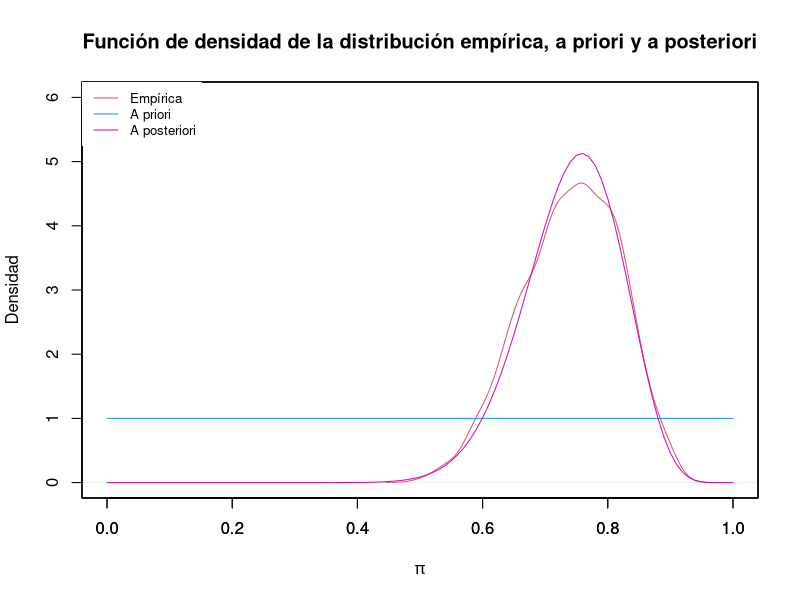
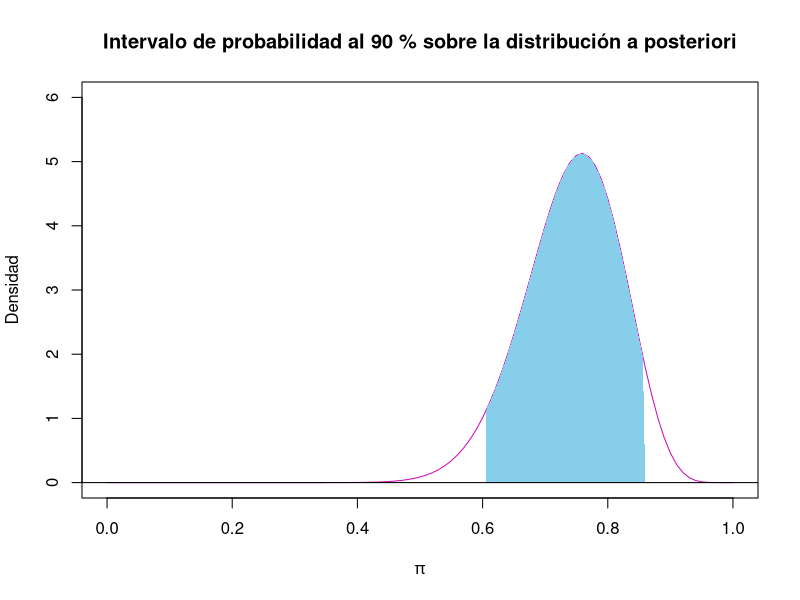
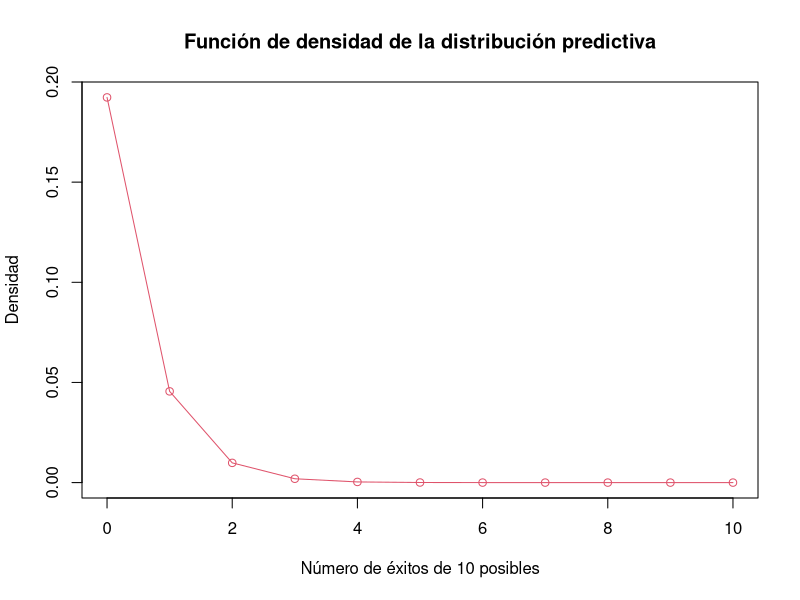
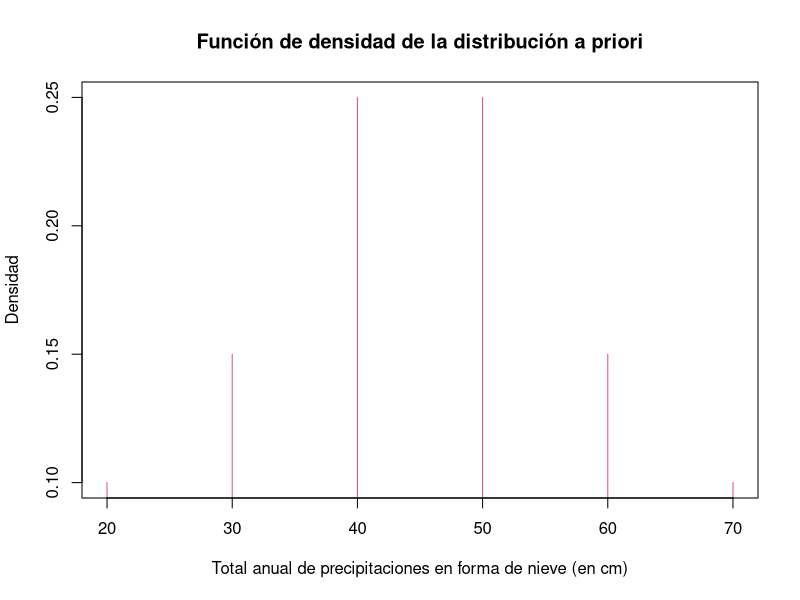
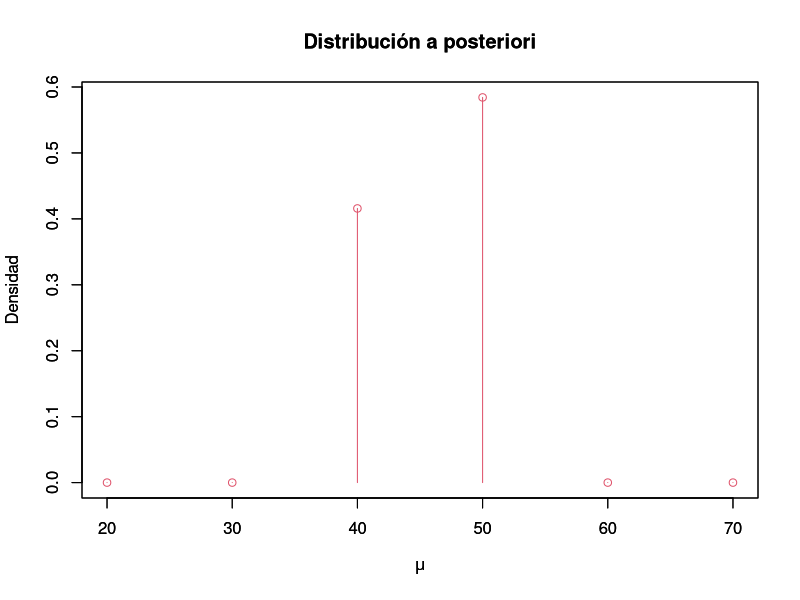
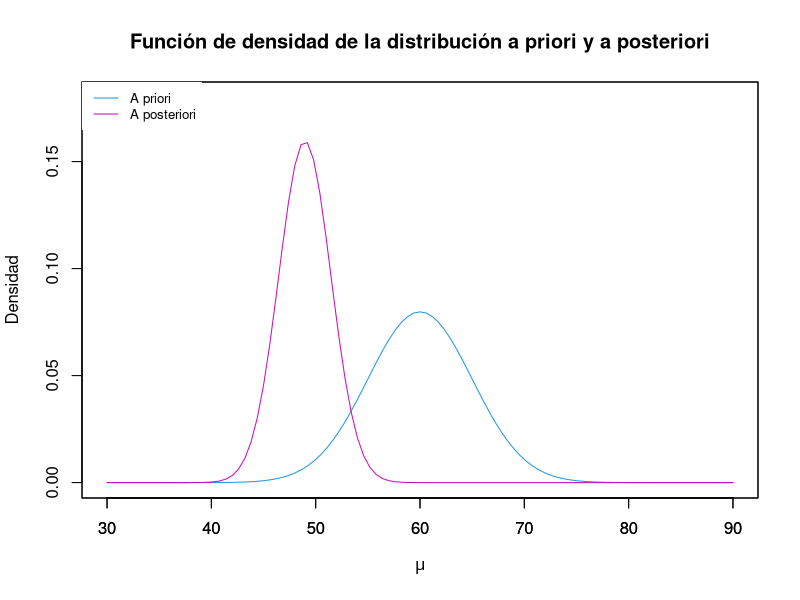
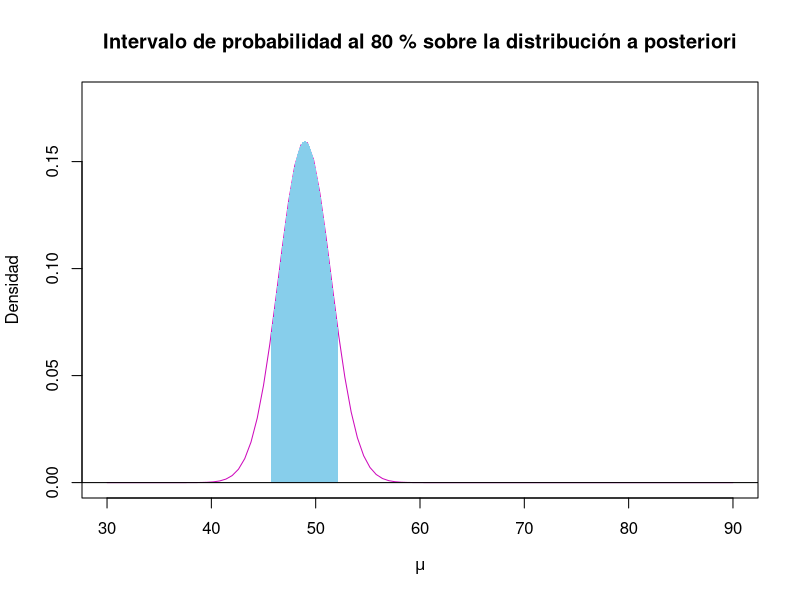

Source code (R) for these figures, in order:
#------------------------------------------------------------------------------
# Tarea III
#------------------------------------------------------------------------------

# Definimos algunas variables de interés
n <- 29 # Número de niños estudiados
x <- 22 # Número de niños que terminaron la Educación Secundaria

# Parámetros alfa y beta de la distribuación beta a priori: Be(1,1)
alpha <- 1
beta <- 1

# Parámetros alfa y beta de la distribución beta a posteriori: Be(23,8)

alpha_post <- x + alpha
beta_post <- n - x + beta 

# Generamos una muestra de tamaño 1000 para la distribución empírica
samples <- rbeta(1000, alpha_post, beta_post)

# Representamos la densidad empírica, la densidad a priori y la densidad a 
# posteriori
plot(density(samples), xaxt='n', ann=FALSE, yaxt='n', xlab=, ylab=, main = ,xlim = c(0,1), ylim = c(0,6), col=2)
par(new = TRUE)
curve(dbeta(x,alpha, beta), ann=FALSE, yaxt='n', xlab=, ylab=, xlim = c(0,1), ylim = c(0,6), col=4)
par(new = TRUE)
curve(dbeta(x,alpha_post, beta_post), xlim = c(0,1), ylim = c(0,6), col=6, xlab = expression(pi), ylab = "Densidad", main="Función de densidad de la distribución empírica, a priori y a posteriori")
par(new = FALSE)
legend(x= "topleft", y=0.2,legend = c("Empírica", "A priori", "A posteriori"), col = c(2,4,6),  lty=1, cex=0.8,
  box.lty=0)

# Calculamos la media y desviación típica a posteriori
post.mean <- (alpha + x)/(alpha + beta + n)
post.var <- ((x + alpha)*(n - x + beta))/((alpha + beta  + n)^2*(alpha + beta + n + 1))
post.sd <- sqrt(post.var)

# Calculamos un intervalo de probabilidad al 90% para p

percentage <- 0.9
alpha_level <- (1- percentage)/2

lcb <- qbeta(alpha_level, alpha_post, beta_post)
ucb <- qbeta(1 - alpha_level, alpha_post, beta_post)

# Representamos el intervalo de probabilidad junto con la distribución a posteriori
curve(dbeta(x,alpha_post, beta_post), xlim = c(0,1), ylim = c(0,6), col=6, xlab = expression(pi), ylab = "Densidad", main="Intervalo de probabilidad al 90 % sobre la distribución a posteriori")

cords2.x <- c(lcb, seq(lcb, ucb, 0.01), ucb)
cords2.y <- c(0, dbeta(seq(lcb, ucb, 0.01), alpha_post, beta_post), 0)
polygon(cords2.x,cords2.y,col='skyblue', border=NA)
abline(h=0)

# Hacemos el contraste de hipótesis 
# H_0 : p <= 0.4
# H_1 : p > 0.4

x0 <- pbeta(0.4, alpha_post, beta_post) 
x1 <- 1 - pbeta(0.4, alpha_post, beta_post) 

# Calculamos la probabilidad predictiva de que al menos 9 de los 10 niños terminen 
# la Educación Secundaria

k <- 9 # 9 niños acaban la Educación Secundaria
m <-10 # de 10
sum <- 0
x <- seq(0,m)
y <- c(rep(0, m+1))
for(k in 0:m){
  probability <- choose(m, k) * (gamma(alpha + beta + n)/(gamma(alpha + x)*gamma(beta + n - x)))*(gamma(alpha + x + k)*gamma(beta + n - x + m - k)/gamma(alpha + beta + m + n))  
  y[k] = probability
}

# Representamos la función de densidad de la distribución predictiva
plot(x,y, main = "Función de densidad de la distribución predictiva", xlab = "Número de éxitos de 10 posibles", ylab = "Densidad", col = 2, type = "o")

#------------------------------------------------------------------------------
# Tarea IV
#------------------------------------------------------------------------------

# Importamos la librería LearnBayes
library("LearnBayes")

# Definimos una serie de variables que nos serán de utilidad
mu <- seq(20, 70,10)
g_mu <- c(0.1, 0.15, 0.25, 0.25, 0.15, 0.1)
y <- c(38.6, 42.4, 57.5, 40.5, 51.7, 67.1, 33.4, 60.9, 64.1, 40.1, 40.7, 6.4)

sigma <- 10

# Representamos la función de densidad de la distribución a priori
plot(mu, g_mu, col = 2, main = "Función de densidad de la distribución a priori", xlab = "Total anual de precipitaciones en forma de nieve (en cm)", ylab = "Densidad", type = "h")

# Calculamos la verosimiltud para cada uno de los valores de mu

# Definimos una función para la verosimilitud
likelihood <- function(mu){
  n <- length(y)
  temp <- 1/(sqrt(2*pi)*sigma)^n
  temp2 <- prod(exp((-1/2) * ((y-mu)/sigma)^2))
  return(temp*temp2)
}

likelihood2 <- function(mu, y, sigma){
  n <- length(y)
  temp <- 1/(sqrt(2*pi)*sigma)^n
  temp2 <- exp(-1/(2*sigma^2)*(n*mu^2 + sum(y^2) - 2*mu*sum(y)))
  return(temp*temp2)
}


likelihood <- likelihood2(mu,y,sigma)

# Calculamos la distribución a posteriori

post <- likelihood*g_mu # Sin normalizar

post <- post/sum(post) # Normalizada

# Representamos la distribución a posteriori
plot(mu, post, main="Distribución a posteriori", xlab=expression(mu), ylab="Densidad", type = "p", col = 2)
par(new = TRUE)
plot(mu, post, main="Distribución a posteriori", xlab=expression(mu), ylab="Densidad", type = "h", col = 2)

# Calculamos el intervalo de probabilidad al 80%

percentage <- 0.8
dist <- cbind(mu, post)
discint(dist,percentage)

# Ahora tenemos como distribución a priori, una distribución N(60, 5).

mu0 <- 60
sigma0 <- 5
n <- length(y)

# La distribución a posteriori tiene como parámetros 

mu_post <- (mu0/sigma0^2 + n*mean(y)/sigma^2)/(1/sigma0^2 + n/sigma^2)
var_post <- (1/sigma0^2 + n/sigma^2)^-1
sd_post <- sqrt(var_post)

# Representamos las distribuciones a priori y posteriori
curve(xlim=c(30,90),dnorm(x,mu0, sigma0), ann=FALSE, yaxt='n', xlab=, ylab=, ylim = c(0,0.18), col=4)
par(new = TRUE)
curve(xlim=c(30,90),dnorm(x,mu_post, sd_post), ylim = c(0,0.18), col=6, xlab = expression(mu), ylab = "Densidad", main="Función de densidad de la distribución a priori y a posteriori")
par(new = FALSE)
legend(x= "topleft", y=0.2,legend = c("A priori", "A posteriori"), col = c(4,6),  lty=1, cex=0.8,
       box.lty=0)


# Calculamos un intervalo de probabilidad al 80% para mu

percentage <- 0.8
alpha_level <- (1 - percentage)/2

lcb <- qnorm(alpha_level, mu_post, sd_post)
ucb <- qnorm(1 - alpha_level, mu_post, sd_post)

# Representamos el intervalo de probabilidad junto con la distribución a posteriori
curve(dnorm(x,mu_post, sd_post), xlim = c(30,90), ylim = c(0,0.18), col=6, xlab = expression(mu), ylab = "Densidad", main="Intervalo de probabilidad al 80 % sobre la distribución a posteriori")

cords2.x <- c(lcb, seq(lcb, ucb, 0.01), ucb)
cords2.y <- c(0, dnorm(seq(lcb, ucb, 0.01), mu_post, sd_post), 0)
polygon(cords2.x,cords2.y,col='skyblue', border=NA)
abline(h=0)
